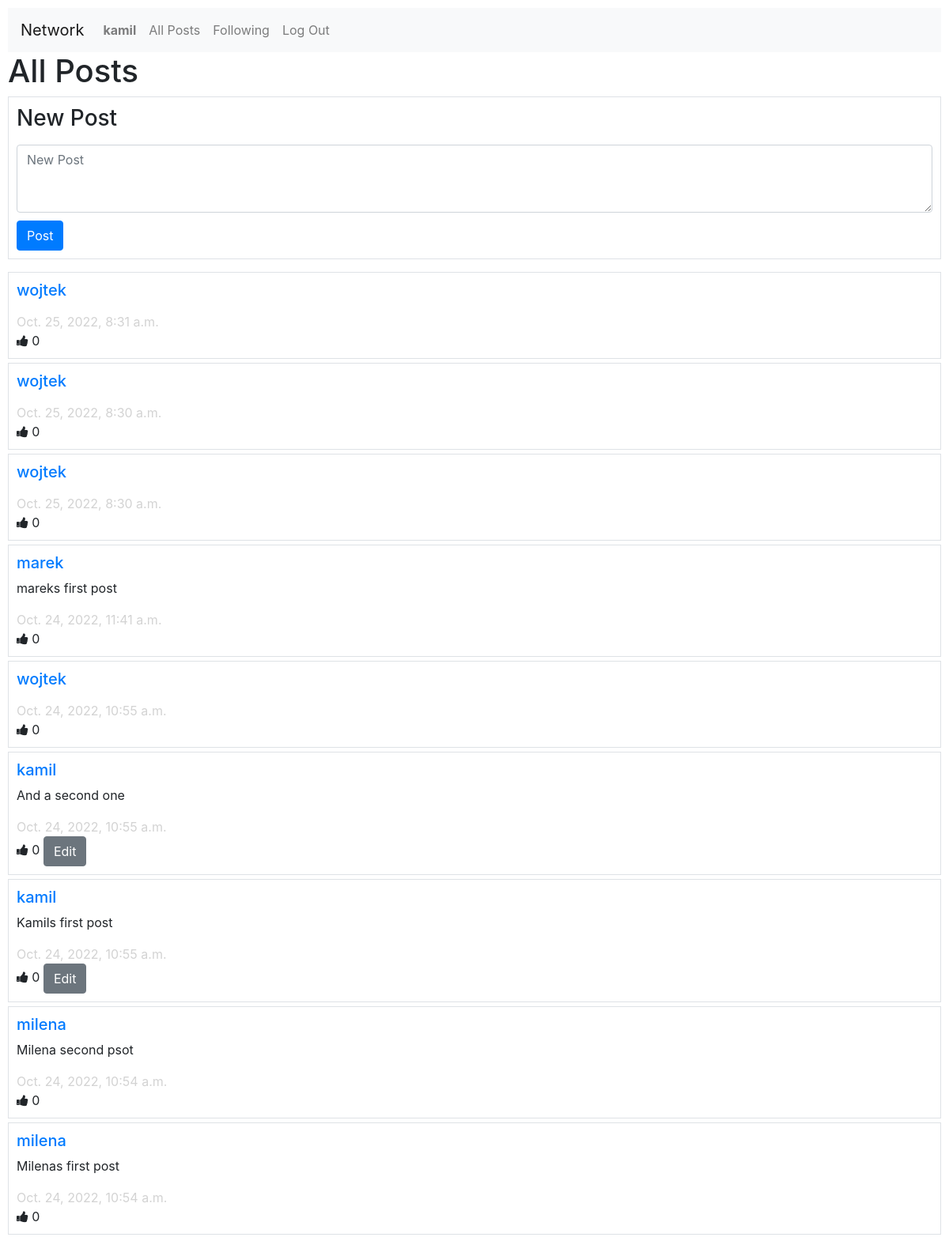
Screenshot of / (signed in) with the database file from the repository.
### network/models.py (models this page shows, shortened)
class User(AbstractUser):
    pass
    number_followers = models.IntegerField(default = 0)
    def __str__(self):
        return self.username

class Post(models.Model):
    author = models.ForeignKey(User, on_delete=models.CASCADE)
    body = models.CharField(max_length = 1024)
    time_stamp = models.DateTimeField(auto_now_add = True)
    likes = models.PositiveIntegerField(default = 0)

### network/views.py (the view)
# urls.py: path("", views.index, name="index"),
def index(request):
    posts = Post.objects.order_by('-time_stamp')
    pagin = Paginator(posts, 10)
    page_number = request.GET.get('page')
    page_obj = pagin.get_page(page_number)
    return render(request, "network/index.html", {
        'posts':page_obj,
    })

### network/templates/network/index.html (shortened to what this page needs)
{% extends "network/layout.html" %}
{% block body %}
<h1>All Posts</h1>
    <form method="POST" action="new_post">
        <div class="form-group border" id="new_post_div">
            <label for="new"><h3>New Post</h3></label>
            <textarea id="new_post" placeholder="New Post" name="new" class="form-control" rows="3"></textarea>
            <button type="submit" class="btn btn-primary" id="post_button">Post</button>
        </div>
    </form>
    {% for post in posts %}
        <div class="border post">
            <h5><a href = "{% url 'profile' post.author %}">{{post.author}}</a></h5>
            <p class="post_body" id="body{{post.id}}">{{post.body}}</p>
            <span id="timestamp">{{post.time_stamp}}</span><br>
            <span id="likes"><i class="fa fa-thumbs-up"></i> {{post.likes}}</span>
            {% if post.author == user %}
            <button class="btn btn-secondary" id={{post.id}} >Edit</button>
            {% endif %}
        </div>
    {%endfor%}
{% endblock %}

### network/templates/network/layout.html (shortened to what this page needs)
{% load static %}
<!DOCTYPE html>
<html lang="en">
    <head>
        <link rel="stylesheet" href="https://stackpath.bootstrapcdn.com/bootstrap/4.4.1/css/bootstrap.min.css">
        <link href="{% static 'network/styles.css' %}" rel="stylesheet">
        <link rel="stylesheet" href="https://cdnjs.cloudflare.com/ajax/libs/font-awesome/4.7.0/css/font-awesome.min.css">
    </head>
    <body>
        <nav class="navbar navbar-expand-lg navbar-light bg-light">
            <a class="navbar-brand" href="#">Network</a>
            <div>
              <ul class="navbar-nav mr-auto">
                {% if user.is_authenticated %}
                    <li class="nav-item">
                        <a class="nav-link" href="{% url 'profile' user %}"><strong>{{ user.username }}</strong></a>
                    </li>
                {% endif %}
                <li class="nav-item">
                  <a class="nav-link" href="{% url 'index' %}">All Posts</a>
                </li>
                {% if user.is_authenticated %}
                    <li class="nav-item">
                        <a class="nav-link" href="{% url 'following' %}">Following</a>
                    </li>
                    <li class="nav-item">
                        <a class="nav-link" href="{% url 'logout' %}">Log Out</a>
                    </li>
                {% endif %}
              </ul>
            </div>
          </nav>
        <div class="body">
            {% block body %}
            {% endblock %}
        </div>
    </body>
</html>

### network/static/network/styles.css (style rules this page uses)
#new_post_div { padding: 10px; }
#post_button { margin-top: 10px; }
body { padding: 10px; }
.post { padding: 10px; margin-bottom: 5px; }
#timestamp { color: lightgrey; }

### rows the page displays
User: username "kamil"
Post: author "wojtek", time_stamp "Oct. 25, 2022, 8:31 a.m.", likes "0"
Post: author "wojtek", time_stamp "Oct. 25, 2022, 8:30 a.m.", likes "0"
Post: author "wojtek", time_stamp "Oct. 25, 2022, 8:30 a.m.", likes "0"
Post: author "marek", body "mareks first post", time_stamp "Oct. 24, 2022, 11:41 a.m.", likes "0"
Post: author "wojtek", time_stamp "Oct. 24, 2022, 10:55 a.m.", likes "0"
Post: author "kamil", body "And a second one", time_stamp "Oct. 24, 2022, 10:55 a.m.", likes "0"
Post: author "kamil", body "Kamils first post", time_stamp "Oct. 24, 2022, 10:55 a.m.", likes "0"
Post: author "milena", body "Milena second psot", time_stamp "Oct. 24, 2022, 10:54 a.m.", likes "0"
Post: author "milena", body "Milenas first post", time_stamp "Oct. 24, 2022, 10:54 a.m.", likes "0"
